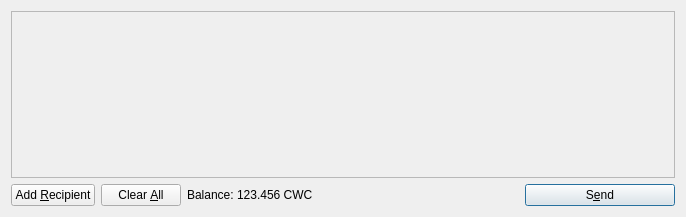
<?xml version="1.0" encoding="UTF-8"?>
<ui version="4.0">
 <class>SendCoinsDialog</class>
 <widget class="QDialog" name="SendCoinsDialog">
  <property name="geometry">
   <rect>
    <x>0</x>
    <y>0</y>
    <width>686</width>
    <height>217</height>
   </rect>
  </property>
  <property name="windowTitle">
   <string>Send Coins</string>
  </property>
  <layout class="QVBoxLayout" name="verticalLayout">
   <item>
    <widget class="QScrollArea" name="scrollArea">
     <property name="widgetResizable">
      <bool>true</bool>
     </property>
     <widget class="QWidget" name="scrollAreaWidgetContents">
      <property name="geometry">
       <rect>
        <x>0</x>
        <y>0</y>
        <width>666</width>
        <height>165</height>
       </rect>
      </property>
      <layout class="QVBoxLayout" name="verticalLayout_2">
       <property name="margin">
        <number>0</number>
       </property>
       <item>
        <layout class="QVBoxLayout" name="entries">
         <property name="spacing">
          <number>6</number>
         </property>
        </layout>
       </item>
       <item>
        <spacer name="verticalSpacer">
         <property name="orientation">
          <enum>Qt::Vertical</enum>
         </property>
         <property name="sizeHint" stdset="0">
          <size>
           <width>20</width>
           <height>40</height>
          </size>
         </property>
        </spacer>
       </item>
      </layout>
     </widget>
    </widget>
   </item>
   <item>
    <layout class="QHBoxLayout" name="horizontalLayout">
     <item>
      <widget class="QPushButton" name="addButton">
       <property name="toolTip">
        <string>Send to multiple recipients at once</string>
       </property>
       <property name="text">
        <string>Add &amp;Recipient</string>
       </property>
       <property name="icon">
        <iconset resource="../bitcoin.qrc">
         <normaloff>:/icons/add</normaloff>:/icons/add</iconset>
       </property>
       <property name="autoDefault">
        <bool>false</bool>
       </property>
      </widget>
     </item>
     <item>
      <widget class="QPushButton" name="clearButton">
       <property name="sizePolicy">
        <sizepolicy hsizetype="Minimum" vsizetype="Fixed">
         <horstretch>0</horstretch>
         <verstretch>0</verstretch>
        </sizepolicy>
       </property>
       <property name="toolTip">
        <string>Remove all transaction fields</string>
       </property>
       <property name="text">
        <string>Clear &amp;All</string>
       </property>
       <property name="icon">
        <iconset resource="../bitcoin.qrc">
         <normaloff>:/icons/remove</normaloff>:/icons/remove</iconset>
       </property>
       <property name="autoRepeatDelay">
        <number>300</number>
       </property>
       <property name="autoDefault">
        <bool>false</bool>
       </property>
      </widget>
     </item>
     <item>
      <layout class="QHBoxLayout" name="horizontalLayout_2">
       <property name="spacing">
        <number>3</number>
       </property>
       <item>
        <widget class="QLabel" name="label">
         <property name="text">
          <string>Balance:</string>
         </property>
        </widget>
       </item>
       <item>
        <widget class="QLabel" name="labelBalance">
         <property name="cursor">
          <cursorShape>IBeamCursor</cursorShape>
         </property>
         <property name="text">
          <string>123.456 CWC</string>
         </property>
         <property name="textInteractionFlags">
          <set>Qt::LinksAccessibleByMouse|Qt::TextSelectableByKeyboard|Qt::TextSelectableByMouse</set>
         </property>
        </widget>
       </item>
      </layout>
     </item>
     <item>
      <spacer name="horizontalSpacer">
       <property name="orientation">
        <enum>Qt::Horizontal</enum>
       </property>
       <property name="sizeHint" stdset="0">
        <size>
         <width>40</width>
         <height>20</height>
        </size>
       </property>
      </spacer>
     </item>
     <item>
      <widget class="QPushButton" name="sendButton">
       <property name="minimumSize">
        <size>
         <width>150</width>
         <height>0</height>
        </size>
       </property>
       <property name="toolTip">
        <string>Confirm the send action</string>
       </property>
       <property name="text">
        <string>S&amp;end</string>
       </property>
       <property name="icon">
        <iconset resource="../bitcoin.qrc">
         <normaloff>:/icons/send</normaloff>:/icons/send</iconset>
       </property>
       <property name="default">
        <bool>true</bool>
       </property>
      </widget>
     </item>
    </layout>
   </item>
  </layout>
 </widget>
 <resources>
  <include location="../bitcoin.qrc"/>
 </resources>
 <connections/>
</ui>
